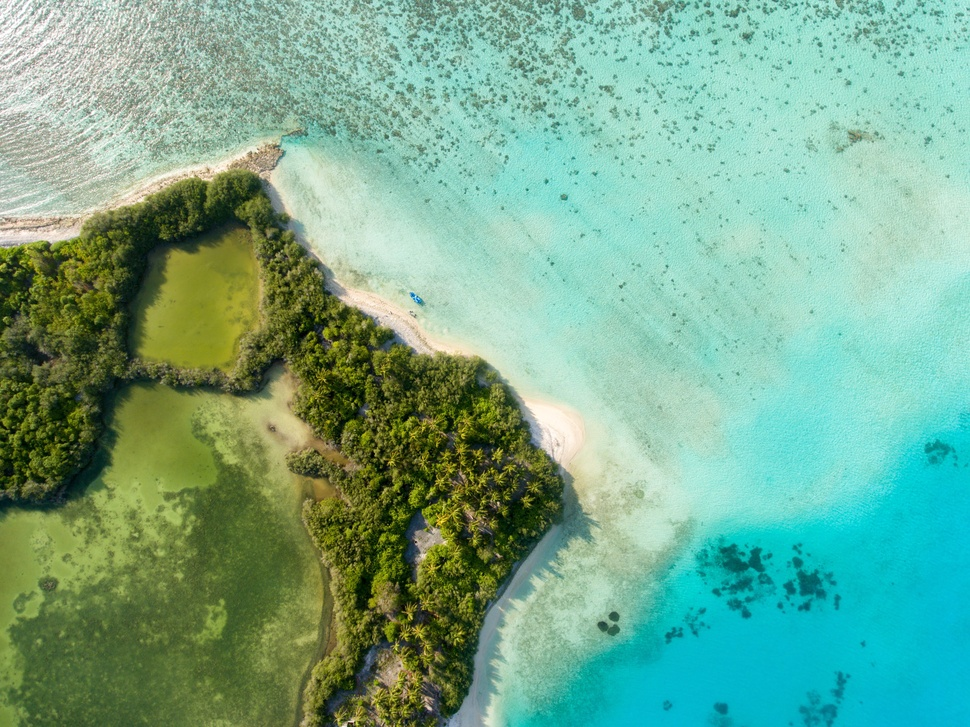
#> input picture beach.jpeg, 970 x 727 px, shrunk from 3992 x 2992 before the run, given in place of the camera
$ python exercise1_solution.py
#> lines starting #> are read from the running program, lines starting #| are printed output that depends on the picture; after the words box and inside, x2 and y2 are one past the last pixel; in counts of white or black regions, pixels touching at a corner belong together
#> further down, frame is the input picture: shape (727, 970, 3); mean B, G, R 141.3, 169.4, 117.3
# Import necessary libraries
import cv2
import numpy as np


#####################################################
# One possible solution to exercise described here
# https://github.com/soumithk/Visual-Recognition-Tutorial/blob/master/opencv-tutorial1/opencv-part1.ipynb
# To run 'python exercise1_solution.py'
# cv2 version used to build the code : 3.1.0
# This code simultaneously displays the webcam stream
# and also writes it into a video
# press 'q' to exit the display window
#####################################################

# returns image with color filled
def draw_box(input_img, box_coords) :

    # CASE : no box is found in the image
    if len(box_coords) == 0 : return input_img

    image = input_img.copy()
    # color the box
    cv2.fillPoly(image, pts =[box_coords], color=(0,255,255))
    # draw border
    cv2.drawContours(image, [box_coords], -1, (0, 255, 0), 3)
    return image

# returns box coords
def find_box(input_img) :

    # Apply canny and find contours
    gray = cv2.cvtColor(input_img.copy(), cv2.COLOR_BGR2GRAY)
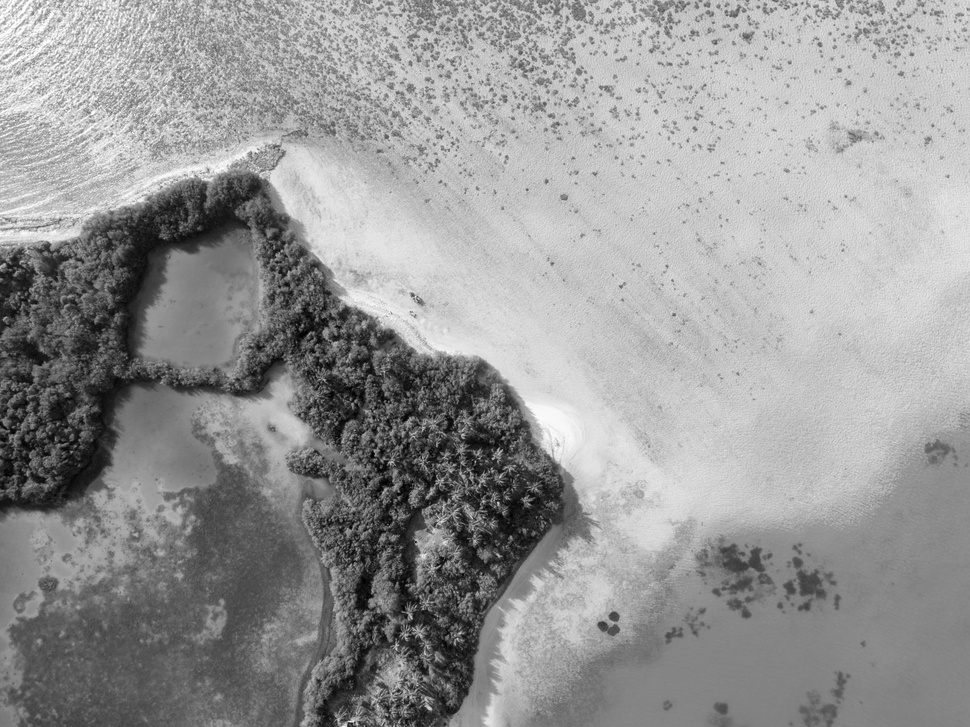
#> gray: shape (727, 970); min 0, max 255, mean 150.6
    gray = cv2.bilateralFilter(gray, 11, 17, 17)
    edged = cv2.Canny(gray, 30, 200)
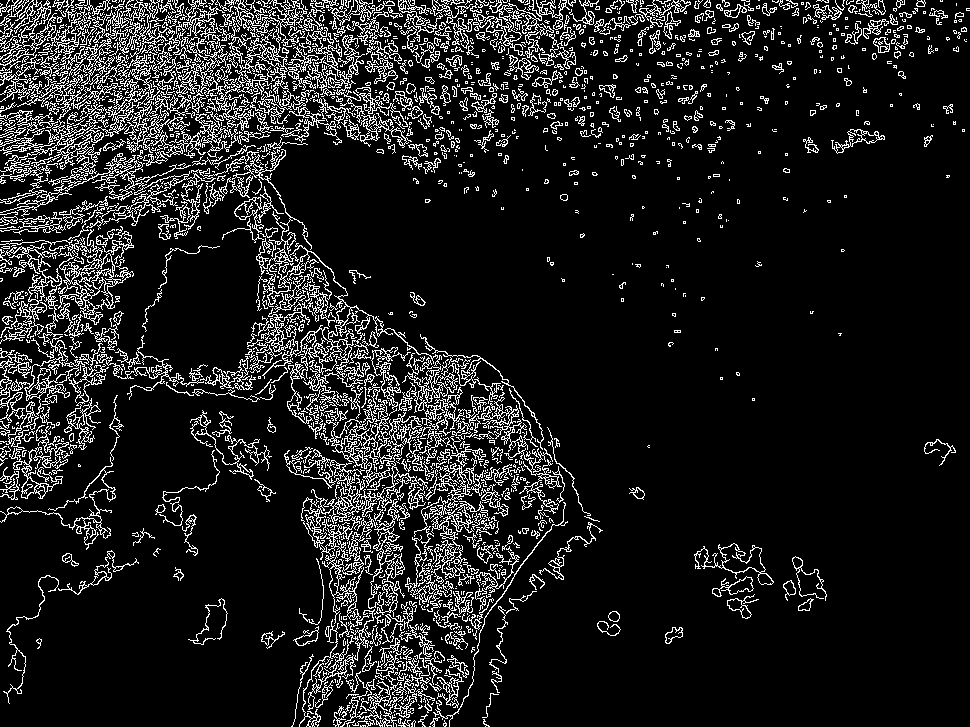
#> edged: shape (727, 970); 11.6% white in thin lines or dots
    cnts = cv2.findContours(edged.copy(), cv2.RETR_EXTERNAL, cv2.CHAIN_APPROX_SIMPLE)
#> cnts = 1527 contours, 1247 with area under 20; largest, box (x1, y1, x2, y2) and area: (0, 0, 192, 174) 6534, (143, 0, 315, 166) 2895, (209, 149, 438, 424) 2649, (326, 399, 428, 521) 2094, (284, 450, 378, 631) 2093
    cnts = cnts[1]
#> cnts = 1527 rows, first 6: [1, -1, -1, -1], [2, 0, -1, -1], [3, 1, -1, -1], [4, 2, -1, -1], [5, 3, -1, -1], [6, 4, -1, -1]

    # Sort the contours and keep top three
#> (the run stopped early here; a loop or call above may not have finished)
